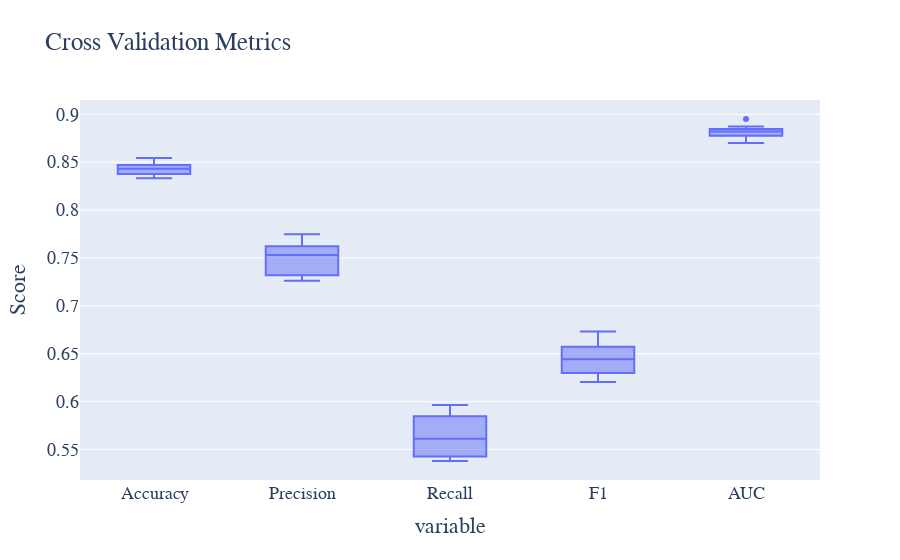

Here is the notebook cell this chart was saved with:
### Code cell
# 执行交叉验证
cv_results = cross_validate(lr_model, X_train, y_train, cv=10, scoring=['accuracy', 'precision', 'recall', 'f1', 'roc_auc'])

# 提取交叉验证结果
cv_accuracy = cv_results['test_accuracy']
cv_precision = cv_results['test_precision']
cv_recall = cv_results['test_recall']
cv_f1 = cv_results['test_f1']
cv_roc = cv_results['test_roc_auc']

# 绘制交叉验证结果的箱线图
cv_metrics_data = pd.DataFrame({
    'Accuracy': cv_accuracy,
    'Precision': cv_precision,
    'Recall': cv_recall,
    'F1': cv_f1,
    'AUC': cv_roc
})

# 绘制交叉验证结果的箱线图
fig = px.box(cv_metrics_data, title='Cross Validation Metrics')
fig.update_layout(
    yaxis_title='Score', showlegend=False,
    font=dict(family='Times New Roman', size=18)
)
fig.write_html('Image/4_8_4.html')
fig.show()

### Figure 1 — Plotly figure (JSON) as saved in the notebook; plotly's stock layout.template omitted (floating-point values rounded to 4 significant figures)
{"data": [{"alignmentgroup": "True", "hovertemplate": "variable=%{x}<br>value=%{y}<extra></extra>", "legendgroup": "", "marker": {"color": "#636efa"}, "name": "", "notched": false, "offsetgroup": "", "orientation": "v", "showlegend": false, "type": "box", "x": ["Accuracy", "Accuracy", "Accuracy", "Accuracy", "Accuracy", "Accuracy", "Accuracy", "Accuracy", "Accuracy", "Accuracy", "Precision", "Precision", "Precision", "Precision", "Precision", "Precision", "Precision", "Precision", "Precision", "Precision", "Recall", "Recall", "Recall", "Recall", "Recall", "Recall", "Recall", "Recall", "Recall", "Recall", "F1", "F1", "F1", "F1", "F1", "F1", "F1", "F1", "F1", "F1", "AUC", "AUC", "AUC", "AUC", "AUC", "AUC", "AUC", "AUC", "AUC", "AUC"], "x0": " ", "xaxis": "x", "y": [0.8377, 0.8333, 0.849, 0.8366, 0.8454, 0.847, 0.8407, 0.8544, 0.843, 0.8433, 0.7314, 0.7263, 0.7669, 0.7387, 0.7623, 0.753, 0.7594, 0.7747, 0.7531, 0.732, 0.5619, 0.5413, 0.5747, 0.5427, 0.56, 0.5846, 0.5379, 0.5952, 0.5606, 0.5965, 0.6355, 0.6203, 0.657, 0.6257, 0.6457, 0.6582, 0.6298, 0.6732, 0.6427, 0.6574, 0.8776, 0.87, 0.8845, 0.8733, 0.8814, 0.8951, 0.8799, 0.8837, 0.8873, 0.8828], "y0": " ", "yaxis": "y"}], "layout": {"boxmode": "group", "font": {"family": "Times New Roman", "size": 18}, "legend": {"tracegroupgap": 0}, "showlegend": false, "title": {"text": "Cross Validation Metrics"}, "xaxis": {"anchor": "y", "domain": [0, 1], "title": {"text": "variable"}}, "yaxis": {"anchor": "x", "domain": [0, 1], "title": {"text": "Score"}}}}
